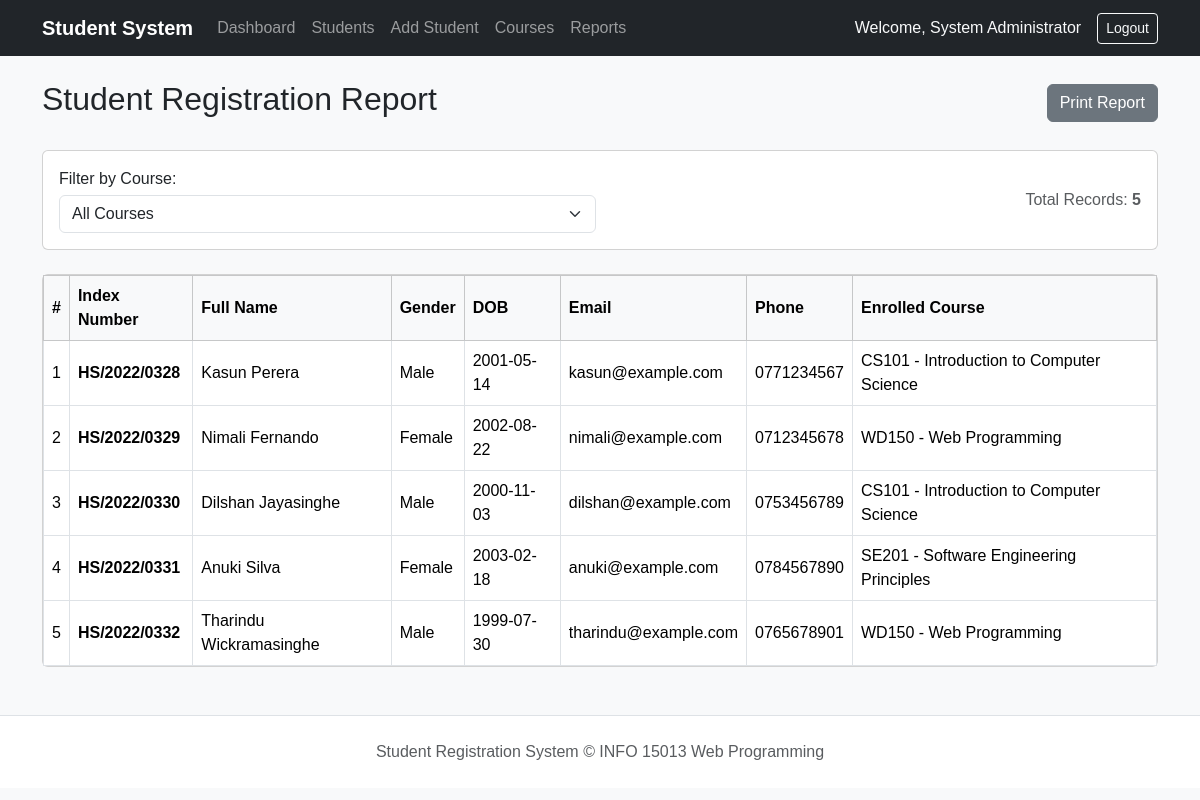
Screenshot of /reports/student_list.php (signed in) with the database file from the repository.
### tables this page shows
CREATE TABLE `students` (
  `id` INT AUTO_INCREMENT PRIMARY KEY,
  `index_number` VARCHAR(30) NOT NULL UNIQUE,
  `first_name` VARCHAR(50) NOT NULL,
  `last_name` VARCHAR(50) NOT NULL,
  `dob` DATE NOT NULL,
  `gender` ENUM('Male', 'Female', 'Other') NOT NULL,
  `email` VARCHAR(100) NOT NULL UNIQUE,
  `phone` VARCHAR(20) NOT NULL,
  `address` TEXT NOT NULL,
  `nic` VARCHAR(20) DEFAULT NULL,
  `guardian_name` VARCHAR(100) NOT NULL,
  `guardian_phone` VARCHAR(20) NOT NULL,
  `created_at` TIMESTAMP DEFAULT CURRENT_TIMESTAMP,
  `updated_at` TIMESTAMP DEFAULT CURRENT_TIMESTAMP ON UPDATE CURRENT_TIMESTAMP
);

CREATE TABLE `courses` (
  `id` INT AUTO_INCREMENT PRIMARY KEY,
  `course_code` VARCHAR(20) NOT NULL UNIQUE,
  `course_name` VARCHAR(100) NOT NULL,
  `duration` VARCHAR(50) NOT NULL,
  `description` TEXT DEFAULT NULL,
  `status` ENUM('active', 'inactive') NOT NULL DEFAULT 'active',
  `created_at` TIMESTAMP DEFAULT CURRENT_TIMESTAMP
);

### includes/functions.php (called while the page is built)
<?php
function sanitize($data) {
    return htmlspecialchars(trim((string)$data), ENT_QUOTES, 'UTF-8');
}

### reports/student_list.php (the view, shortened to what this page needs)
<?php
require_once __DIR__ . '/../config/database.php';
require_once __DIR__ . '/../includes/functions.php';
$sql = "
    SELECT s.*, c.course_code, c.course_name
    FROM students s
    LEFT JOIN enrollments e ON s.id = e.student_id
    LEFT JOIN courses c ON e.course_id = c.id
    WHERE 1=1
";
$params = [];
$sql .= " ORDER BY s.index_number ASC";
$stmt = $pdo->prepare($sql);
$stmt->execute($params);
$students = $stmt->fetchAll();
require_once __DIR__ . '/../includes/header.php';
?>
<div class="d-flex justify-content-between align-items-center mb-4 no-print">
    <h2>Student Registration Report</h2>
    <button type="button" class="btn btn-secondary" onclick="window.print();">Print Report</button>
</div>
<div class="card mb-4 no-print">
    <div class="card-body">
        <form method="GET" action="student_list.php" class="row g-2 align-items-center">
            <div class="col-md-6">
                <label for="course_id" class="form-label mb-1">Filter by Course:</label>
                <select name="course_id" id="course_id" class="form-select" onchange="this.form.submit();">
                    <option value="0">All Courses</option>
                </select>
            </div>
            <div class="col-md-6 text-end">
                <span class="text-muted">Total Records: <strong><?= count($students) ?></strong></span>
            </div>
        </form>
    </div>
</div>
<div class="card">
    <div class="card-body p-0">
        <table class="table table-bordered mb-0">
            <thead class="table-light">
                <tr>
                    <th>#</th>
                    <th>Index Number</th>
                    <th>Full Name</th>
                    <th>Gender</th>
                    <th>DOB</th>
                    <th>Email</th>
                    <th>Phone</th>
                    <th>Enrolled Course</th>
                </tr>
            </thead>
            <tbody>
                <?php if (empty($students)): ?>
                    <tr>
                        <td colspan="8" class="text-center py-3">No student records found.</td>
                    </tr>
                <?php else: ?>
                    <?php $count = 1; foreach ($students as $s): ?>
                        <tr>
                            <td><?= $count++ ?></td>
                            <td><strong><?= sanitize($s['index_number']) ?></strong></td>
                            <td><?= sanitize($s['first_name'] . ' ' . $s['last_name']) ?></td>
                            <td><?= sanitize($s['gender']) ?></td>
                            <td><?= sanitize($s['dob']) ?></td>
                            <td><?= sanitize($s['email']) ?></td>
                            <td><?= sanitize($s['phone']) ?></td>
                            <td>
                                <?php if (!empty($s['course_code'])): ?>
                                    <?= sanitize($s['course_code'] . ' - ' . $s['course_name']) ?>
                                <?php else: ?>
                                    Not Enrolled
                                <?php endif; ?>
                            </td>
                        </tr>
                    <?php endforeach; ?>
                <?php endif; ?>
            </tbody>
        </table>
    </div>
</div>
<?php require_once __DIR__ . '/../includes/footer.php'; ?>

### assets/css/style.css (style rules this page uses)
body { font-family: Arial, sans-serif; background-color: #f8f9fa; }
.table th, .table td { vertical-align: middle; }

### rows the page displays
students: index_number "HS/2022/0328", first_name+last_name "Kasun Perera", gender "Male", dob "2001-05-14", email "kasun@example.com", phone "0771234567", courses.course_code+course_name "CS101 - Introduction to Computer Science"
students: index_number "HS/2022/0329", first_name+last_name "Nimali Fernando", gender "Female", dob "2002-08-22", email "nimali@example.com", phone "0712345678", courses.course_code+course_name "WD150 - Web Programming"
students: index_number "HS/2022/0330", first_name+last_name "Dilshan Jayasinghe", gender "Male", dob "2000-11-03", email "dilshan@example.com", phone "0753456789", courses.course_code+course_name "CS101 - Introduction to Computer Science"
students: index_number "HS/2022/0331", first_name+last_name "Anuki Silva", gender "Female", dob "2003-02-18", email "anuki@example.com", phone "0784567890", courses.course_code+course_name "SE201 - Software Engineering Principles"
students: index_number "HS/2022/0332", first_name+last_name "Tharindu Wickramasinghe", gender "Male", dob "1999-07-30", email "tharindu@example.com", phone "0765678901", courses.course_code+course_name "WD150 - Web Programming"

### other values shown
$_SESSION['admin_name'] "System Administrator"
count($students) "5"
